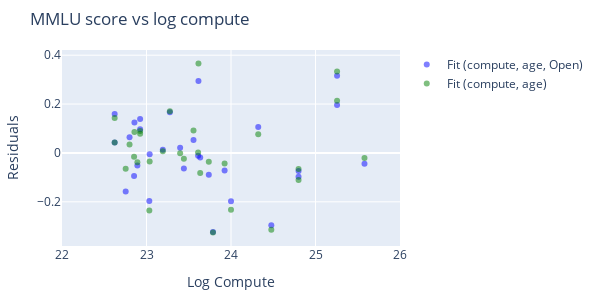

Source (notebook cell):
### Code cell
fig = go.Figure()

category = 'Open'
color = 'blue'
category_models = results['open_closed_split_year']['submodels']
model_category = category_models[category]
category_df = filtered_reg_df[filtered_reg_df['Open/Closed'] == category]
y_pred = get_predictions(model_category, category_df, ['log_compute', 'year'])

fig.add_trace(
    go.Scatter(
        x=category_df['log_compute'],
        y=y_pred - category_df[bench + '_log_error'],
        mode='markers',
        name=f'Fit (compute, age, {category})',
        marker=dict(color=color, opacity=0.5),
    ),
)

all_model = results['no_split_year']['submodels']['All']
y_pred = get_predictions(all_model, category_df, ['log_compute', 'year'])

fig.add_trace(
  go.Scatter(
    x=category_df['log_compute'],
    y=y_pred - category_df[bench + '_log_error'],
    mode='markers',
    name='Fit (compute, age)',
    marker=dict(color='green', opacity=0.5),
  ),
)

# Update layout
fig.update_layout(
  width=600,
  height=300,
  title_text=f"{bench} score vs log compute",
  showlegend=True,
  # legend=dict(
  #   orientation="h",
  #   yanchor="bottom",
  #   y=-0.4,
  #   xanchor="left",
  #   x=0,
  # ),
  margin=dict(t=50, b=20, l=40, r=40)
)

fig.update_xaxes(title_text="Log Compute", range=[22, 26])
fig.update_yaxes(title_text="Residuals")

# Show the plot
fig.show()

# Save the plot
if save:
  save_plot(fig, results_dir, f'{bench}_regression_residuals_{category}')

### Figure 1 — Plotly figure (JSON) as saved in the notebook; plotly's stock layout.template omitted (floating-point values rounded to 4 significant figures)
{"data": [{"marker": {"color": "blue", "opacity": 0.5}, "mode": "markers", "name": "Fit (compute, age, Open)", "type": "scatter", "x": [23.61, 22.92, 24, 23.56, 24.32, 23.64, 22.75, 24.8, 24.8, 25.58, 22.62, 22.89, 23.44, 23.74, 22.92, 23.19, 23.61, 23.92, 22.62, 23.28, 25.26, 25.26, 22.85, 24.48, 22.86, 22.8, 23.04, 23.4, 23.79, 23.03], "y": [0.2941, 0.1391, -0.1982, 0.05262, 0.1064, -0.01913, -0.1583, -0.07384, -0.09706, -0.04406, 0.04314, -0.05119, -0.06326, -0.08907, 0.09728, 0.01285, -0.01143, -0.07185, 0.1598, 0.1668, 0.1965, 0.3161, -0.09446, -0.2962, 0.1242, 0.06416, -0.005425, 0.0208, -0.3234, -0.197]}, {"marker": {"color": "green", "opacity": 0.5}, "mode": "markers", "name": "Fit (compute, age)", "type": "scatter", "x": [23.61, 22.92, 24, 23.56, 24.32, 23.64, 22.75, 24.8, 24.8, 25.58, 22.62, 22.89, 23.44, 23.74, 22.92, 23.19, 23.61, 23.92, 22.62, 23.28, 25.26, 25.26, 22.85, 24.48, 22.86, 22.8, 23.04, 23.4, 23.79, 23.03], "y": [0.3658, 0.08952, -0.233, 0.09225, 0.07621, -0.08227, -0.06524, -0.06589, -0.1112, -0.02074, 0.04296, -0.03849, -0.02418, -0.03586, 0.07806, 0.006516, 0.002246, -0.04314, 0.143, 0.1705, 0.2133, 0.3329, -0.0159, -0.3149, 0.08535, 0.03497, -0.03498, -0.0008314, -0.3255, -0.2352]}], "layout": {"height": 300, "margin": {"b": 20, "l": 40, "r": 40, "t": 50}, "showlegend": true, "title": {"text": "MMLU score vs log compute"}, "width": 600, "xaxis": {"range": [22, 26], "title": {"text": "Log Compute"}}, "yaxis": {"title": {"text": "Residuals"}}}}
